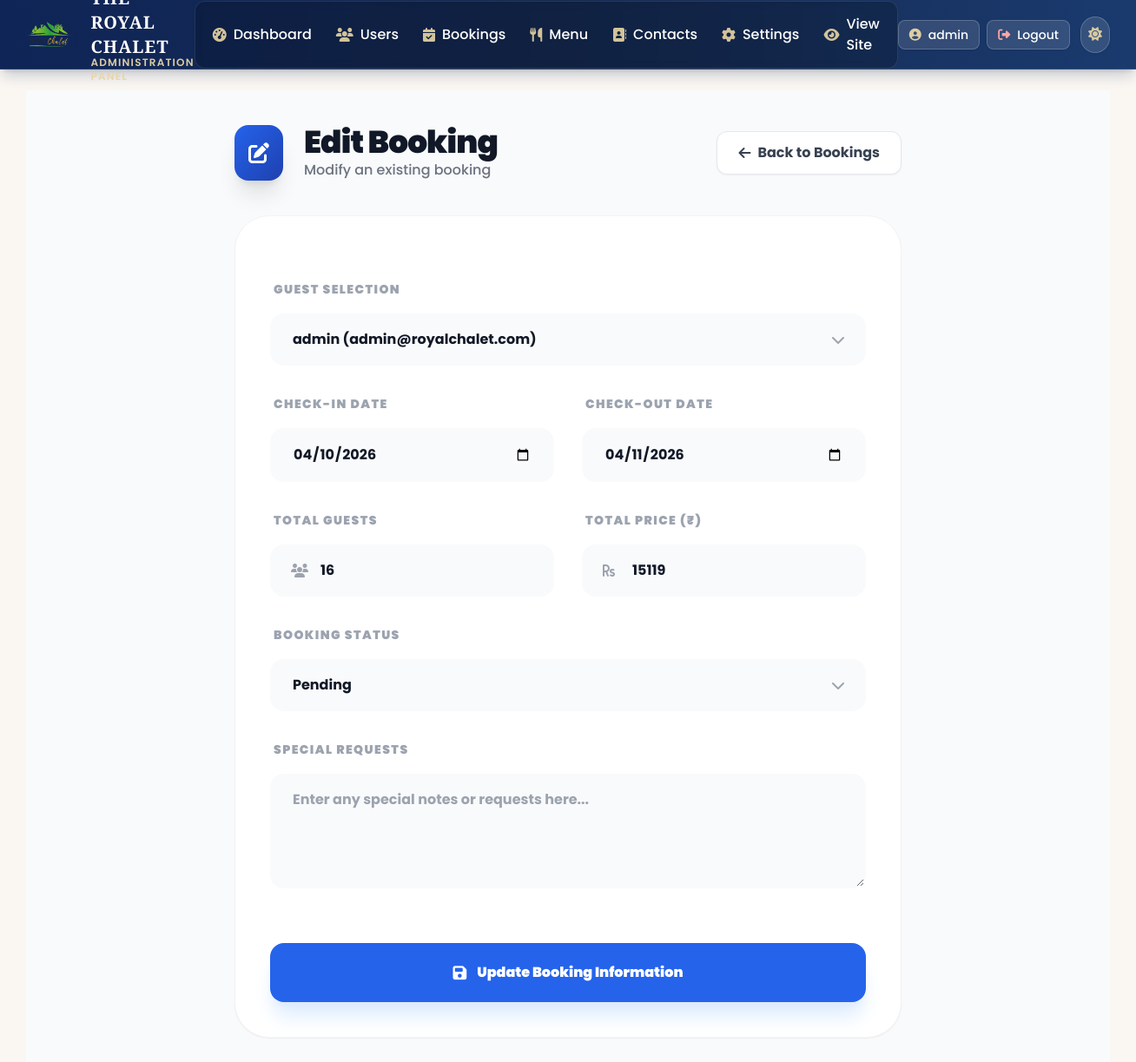
The page /admin/booking/edit/38 (signed in) on the database its author committed.
### models.py (models this page shows)
class User(UserMixin, db.Model):
    id = db.Column(db.Integer, primary_key=True)
    username = db.Column(db.String(80), unique=True, nullable=False)
    email = db.Column(db.String(120), unique=True, nullable=False)
    password_hash = db.Column(db.String(128), nullable=False)
    is_admin = db.Column(db.Boolean, default=False)
    phone = db.Column(db.String(15))
    address = db.Column(db.Text)
    created_at = db.Column(db.DateTime, default=lambda: datetime.now(timezone.utc))
    last_login = db.Column(db.DateTime)
    bookings = db.relationship('Booking', backref='user', lazy=True)
    orders = db.relationship('FoodOrder', backref='user', lazy=True)
    reviews = db.relationship('Review', backref='user', lazy=True)

class Booking(db.Model):
    id = db.Column(db.Integer, primary_key=True)
    booking_uid = db.Column('booking_id', db.String(50), unique=True, nullable=True)
    user_name = db.Column(db.String(100), nullable=True)
    email = db.Column(db.String(120), nullable=True)
    phone = db.Column(db.String(20), nullable=True)
    address = db.Column(db.Text, nullable=True)
    user_id = db.Column(db.Integer, db.ForeignKey('user.id'), nullable=True)  # Allow null for guest bookings
    check_in = db.Column(db.Date, nullable=False)
    check_out = db.Column(db.Date, nullable=False)
    guests = db.Column(db.Integer, default=1)
    adults = db.Column(db.Integer, default=1)
    children = db.Column(db.Integer, default=0)
    villa_type = db.Column(db.String(50), default='Standard Villa')
    meal_plan = db.Column(db.String(50), nullable=True)
    amenities = db.Column(db.Text, nullable=True)  # Stored as JSON string
    base_price = db.Column(db.Integer, nullable=True)
    meal_cost = db.Column(db.Integer, nullable=True, default=0)
    amenities_cost = db.Column(db.Integer, nullable=True, default=0)
    subtotal = db.Column(db.Integer, nullable=True)
    gst = db.Column(db.Integer, nullable=True, default=0)
    total_price = db.Column(db.Integer, nullable=False)
    status = db.Column(db.String(20), default='pending')  # pending, confirmed, cancelled, completed
    payment_status = db.Column(db.String(20), default='pending')  # pending, paid, refunded
    special_requests = db.Column(db.Text)
    booking_date = db.Column(db.DateTime, nullable=True)
    created_at = db.Column(db.DateTime, default=lambda: datetime.now(timezone.utc))
    updated_at = db.Column(db.DateTime, default=lambda: datetime.now(timezone.utc), onupdate=lambda: datetime.now(timezone.utc))
    order = db.relationship('FoodOrder', backref='booking', lazy=True)
    payment = db.relationship('Payment', backref='booking', uselist=False, lazy=True)
    coupon_id = db.Column(db.Integer, db.ForeignKey('coupon.id'), nullable=True)
    coupon = db.relationship('Coupon', backref='bookings', lazy=True)
    coupon_discount_amount = db.Column(db.Integer, nullable=True, default=0)

### app.py (the view, shortened to what this page needs)
@app.route('/admin/booking/edit/<int:booking_id>', methods=['GET', 'POST'])
@login_required
def admin_booking_edit(booking_id):
    if not current_user.is_admin:
        abort(403)
    booking = Booking.query.get_or_404(booking_id)
    users = User.query.all()
    return render_template('admin/admin_booking_form.html', users=users, booking=booking, today=datetime.now().strftime('%Y-%m-%d'))

### templates/admin/admin_booking_form.html (shortened to what this page needs)
{% extends 'admin/admin_base.html' %}
{% block content %}
<div class="p-6 sm:p-10 bg-gray-50 dark:bg-gray-900 min-h-screen transition-colors duration-300">
    <div class="max-w-3xl mx-auto">
        <div class="flex flex-col md:flex-row justify-between items-start md:items-center mb-10 gap-6">
            <div class="flex items-center">
                <div class="bg-gradient-to-br from-blue-600 to-blue-800 text-white p-4 rounded-2xl shadow-xl mr-6">
                    <i class="fas fa-{{ 'edit' if booking else 'plus' }} text-2xl"></i>
                </div>
                <div>
                    <h1 class="text-4xl font-black text-gray-900 dark:text-white tracking-tight">{{ 'Edit' if booking else 'Create' }} Booking</h1>
                    <p class="text-gray-500 dark:text-gray-400 font-medium">{{ 'Modify an existing booking' if booking else 'Add a manual booking to the system' }}</p>
                </div>
            </div>
            <a href="{{ url_for('admin_bookings') }}" class="inline-flex items-center px-6 py-3 bg-white dark:bg-gray-800 text-gray-700 dark:text-gray-200 font-bold rounded-xl border border-gray-200 dark:border-gray-700 hover:bg-gray-50 transition-all shadow-sm">
                <i class="fas fa-arrow-left mr-2"></i> Back to Bookings
            </a>
        </div>
        <div class="bg-white dark:bg-gray-800 rounded-[2.5rem] shadow-sm border border-gray-100 dark:border-gray-700 p-8 md:p-10">
            <form method="POST" class="space-y-8">
                <div class="space-y-4">
                    <label for="user_id" class="text-sm font-black text-gray-400 uppercase tracking-widest ml-1">Guest Selection</label>
                    <div class="relative group">
                        <select id="user_id" name="user_id" required class="w-full bg-gray-50 dark:bg-gray-900 border-2 border-gray-50 dark:border-gray-900 rounded-2xl px-6 py-4 font-bold text-gray-900 dark:text-white focus:outline-none focus:border-blue-500 focus:bg-white transition-all appearance-none cursor-pointer">
                            {% for user in users %}
                            <option value="{{ user.id }}" {% if booking and booking.user_id == user.id %}selected{% endif %}>{{ user.username }} ({{ user.email }})</option>
                            {% endfor %}
                        </select>
                    </div>
                </div>
                <div class="grid grid-cols-1 md:grid-cols-2 gap-8">
                    <div class="space-y-4">
                        <label for="check_in" class="text-sm font-black text-gray-400 uppercase tracking-widest ml-1">Check-in Date</label>
                        <input type="date" id="check_in" name="check_in" required
                               value="{{ booking.check_in.strftime('%Y-%m-%d') if booking else '' }}"
                               class="w-full bg-gray-50 dark:bg-gray-900 border-2 border-gray-50 dark:border-gray-900 rounded-2xl px-6 py-4 font-bold text-gray-900 dark:text-white focus:outline-none focus:border-blue-500 focus:bg-white transition-all">
                    </div>
                    <div class="space-y-4">
                        <label for="check_out" class="text-sm font-black text-gray-400 uppercase tracking-widest ml-1">Check-out Date</label>
                        <input type="date" id="check_out" name="check_out" required
                               value="{{ booking.check_out.strftime('%Y-%m-%d') if booking else '' }}"
                               class="w-full bg-gray-50 dark:bg-gray-900 border-2 border-gray-50 dark:border-gray-900 rounded-2xl px-6 py-4 font-bold text-gray-900 dark:text-white focus:outline-none focus:border-blue-500 focus:bg-white transition-all">
                    </div>
                </div>
                <div class="grid grid-cols-1 md:grid-cols-2 gap-8">
                    <div class="space-y-4">
                        <label for="guests" class="text-sm font-black text-gray-400 uppercase tracking-widest ml-1">Total Guests</label>
                        <div class="relative">
                            <i class="fas fa-users absolute left-6 top-1/2 -translate-y-1/2 text-gray-400"></i>
                            <input type="number" id="guests" name="guests" required min="1" max="15"
                                   value="{{ booking.guests if booking else '2' }}"
                                   class="w-full bg-gray-50 dark:bg-gray-900 border-2 border-gray-50 dark:border-gray-900 rounded-2xl pl-14 pr-6 py-4 font-bold text-gray-900 dark:text-white focus:outline-none focus:border-blue-500 focus:bg-white transition-all">
                        </div>
                    </div>
                    <div class="space-y-4">
                        <label for="total_price" class="text-sm font-black text-gray-400 uppercase tracking-widest ml-1">Total Price (₹)</label>
                        <div class="relative">
                            <i class="fas fa-rupee-sign absolute left-6 top-1/2 -translate-y-1/2 text-gray-400"></i>
                            <input type="number" id="total_price" name="total_price" required min="1000" step="100"
                                   value="{{ booking.total_price if booking else '10000' }}"
                                   class="w-full bg-gray-50 dark:bg-gray-900 border-2 border-gray-50 dark:border-gray-900 rounded-2xl pl-14 pr-6 py-4 font-bold text-gray-900 dark:text-white focus:outline-none focus:border-blue-500 focus:bg-white transition-all">
                        </div>
                    </div>
                </div>
                <div class="space-y-4">
                    <label for="status" class="text-sm font-black text-gray-400 uppercase tracking-widest ml-1">Booking Status</label>
                    <div class="relative group">
                        <select id="status" name="status" required class="w-full bg-gray-50 dark:bg-gray-900 border-2 border-gray-50 dark:border-gray-900 rounded-2xl px-6 py-4 font-bold text-gray-900 dark:text-white focus:outline-none focus:border-blue-500 focus:bg-white transition-all appearance-none cursor-pointer">
                            <option value="pending" {% if booking and booking.status == 'pending' %}selected{% endif %}>Pending</option>
                        </select>
                    </div>
                </div>
                <div class="space-y-4">
                    <label for="special_requests" class="text-sm font-black text-gray-400 uppercase tracking-widest ml-1">Special Requests</label>
                    <textarea id="special_requests" name="special_requests" rows="4" class="w-full bg-gray-50 dark:bg-gray-900 border-2 border-gray-50 dark:border-gray-900 rounded-2xl px-6 py-4 font-bold text-gray-900 dark:text-white focus:outline-none focus:border-blue-500 focus:bg-white transition-all placeholder-gray-400" placeholder="Enter any special notes or requests here...">{{ booking.special_requests if booking else '' }}</textarea>
                </div>
                <div class="pt-6">
                    <button type="submit" class="w-full py-5 bg-blue-600 hover:bg-blue-700 text-white font-black rounded-2xl transition-all transform hover:-translate-y-1 shadow-xl shadow-blue-100 dark:shadow-none flex items-center justify-center gap-3">
                        <i class="fas fa-save text-lg"></i>
                        {{ 'Update' if booking else 'Save' }} Booking Information
                    </button>
                </div>
            </form>
        </div>
    </div>
</div>
{% endblock %}

### templates/admin/admin_base.html (shortened to what this page needs)
<!DOCTYPE html>
<html lang="en">
<head>
    <script src="https://cdn.tailwindcss.com"></script>
    <link rel="stylesheet" href="{{ url_for('static', filename='css/styles.min.css') }}">
    <link rel="stylesheet" href="https://unpkg.com/aos@2.3.1/dist/aos.css" />
    <link rel="stylesheet" href="https://cdnjs.cloudflare.com/ajax/libs/font-awesome/6.4.0/css/all.min.css">
</head>
<body class="bg-royal-cream dark:bg-dark-bg text-slate-800 dark:text-slate-100 transition-colors duration-300 min-h-screen flex flex-col font-poppins">
    <nav class="bg-gradient-to-r from-royal-navy via-royal-navy-mid to-[#1a3a6e] shadow-lg shadow-royal-navy/20 transition-colors duration-300 sticky top-0 z-50 header-nav border-b border-white/10">
        <div class="container mx-auto flex justify-between items-center px-4 h-full">
            <a href="/admin/dashboard" class="flex items-center gap-3 group">
                <div class="logo-container mr-2">
                    <img src="{{ url_for('static', filename='Rc.png') }}"
                         alt="Royal Chalet Logo"
                         class="h-full w-auto object-contain">
                </div>
                <div class="flex flex-col">
                    <span class="text-xl font-bold text-white tracking-tight brand-text" style="font-family: 'Playfair Display', serif;">THE ROYAL CHALET</span>
                    <span class="text-xs font-semibold tracking-widest uppercase -mt-1 brand-subtext">Administration Panel</span>
                </div>
            </a>
            <div class="hidden md:flex items-center gap-1 bg-black/20 rounded-xl px-2 py-1.5 shadow-inner border border-white/10 backdrop-blur-sm">
                <a href="/admin/dashboard" class="px-3 py-2 rounded-lg hover:bg-white/10 transition-all duration-300 flex items-center gap-2 text-sm md:text-base font-medium text-white nav-link">
                    <i class="fas fa-tachometer-alt text-royal-gold-light nav-icon opacity-90"></i>
                    <span>Dashboard</span>
                </a>
                <a href="/admin/users" class="px-3 py-2 rounded-lg hover:bg-white/10 transition-all duration-300 flex items-center gap-2 text-sm md:text-base font-medium text-white nav-link">
                    <i class="fas fa-users text-royal-gold-light nav-icon opacity-90"></i>
                    <span>Users</span>
                </a>
                <a href="/admin/bookings" class="px-3 py-2 rounded-lg hover:bg-white/10 transition-all duration-300 flex items-center gap-2 text-sm md:text-base font-medium text-white nav-link">
                    <i class="fas fa-calendar-check text-royal-gold-light nav-icon opacity-90"></i>
                    <span>Bookings</span>
                </a>
                <a href="/admin/menu" class="px-3 py-2 rounded-lg hover:bg-white/10 transition-all duration-300 flex items-center gap-2 text-sm md:text-base font-medium text-white nav-link">
                    <i class="fas fa-utensils text-royal-gold-light nav-icon opacity-90"></i>
                    <span>Menu</span>
                </a>
                <a href="/admin/contacts" class="px-3 py-2 rounded-lg hover:bg-white/10 transition-all duration-300 flex items-center gap-2 text-sm md:text-base font-medium text-white nav-link">
                    <i class="fas fa-address-book text-royal-gold-light nav-icon opacity-90"></i>
                    <span>Contacts</span>
                </a>
                <a href="/admin/settings" class="px-3 py-2 rounded-lg hover:bg-white/10 transition-all duration-300 flex items-center gap-2 text-sm md:text-base font-medium text-white nav-link">
                    <i class="fas fa-cog text-royal-gold-light nav-icon opacity-90"></i>
                    <span>Settings</span>
                </a>
                <a href="/" class="px-3 py-2 rounded-lg hover:bg-white/10 transition-all duration-300 flex items-center gap-2 text-sm md:text-base font-medium text-white nav-link">
                    <i class="fas fa-eye text-royal-gold-light nav-icon opacity-90"></i>
                    <span>View Site</span>
                </a>
            </div>
            <div class="flex items-center gap-2">
                <a href="/profile" class="header-button px-3 py-1.5 rounded-lg flex items-center gap-2 text-sm font-medium">
                    <i class="fas fa-user-circle text-royal-gold-light opacity-95"></i>
                    <span>{{ current_user.username }}</span>
                </a>
                <a href="{{ url_for('logout') }}" class="header-button px-3 py-1.5 rounded-lg flex items-center gap-2 text-sm font-medium" title="Logout">
                    <i class="fas fa-sign-out-alt text-red-300"></i>
                    <span class="hidden lg:inline">Logout</span>
                </a>
                <button id="theme-toggle" class="header-button p-2 rounded-full ml-1" title="Toggle Dark Mode">
                    <i class="fas fa-sun text-royal-gold-light dark:hidden opacity-90" id="sunIcon"></i>
                </button>
            </div>
        </div>
    </nav>
    <main class="flex-1 container mx-auto px-4 py-6 transition-colors duration-300 text-slate-800 dark:text-slate-200">
        {% block content %}{% endblock %}
    </main>
</body>
</html>

### rows shown on the page
User: username "admin"
Booking: user_id "admin (admin@royalchalet.com)", check_in "04/10/2026", check_out "04/11/2026", guests "16", total_price "15119", status "Pending"

### other values the page prints
{{ 'Edit' if booking else 'Create' }} "Edit"
{{ 'Update' if booking else 'Save' }} "Update"
